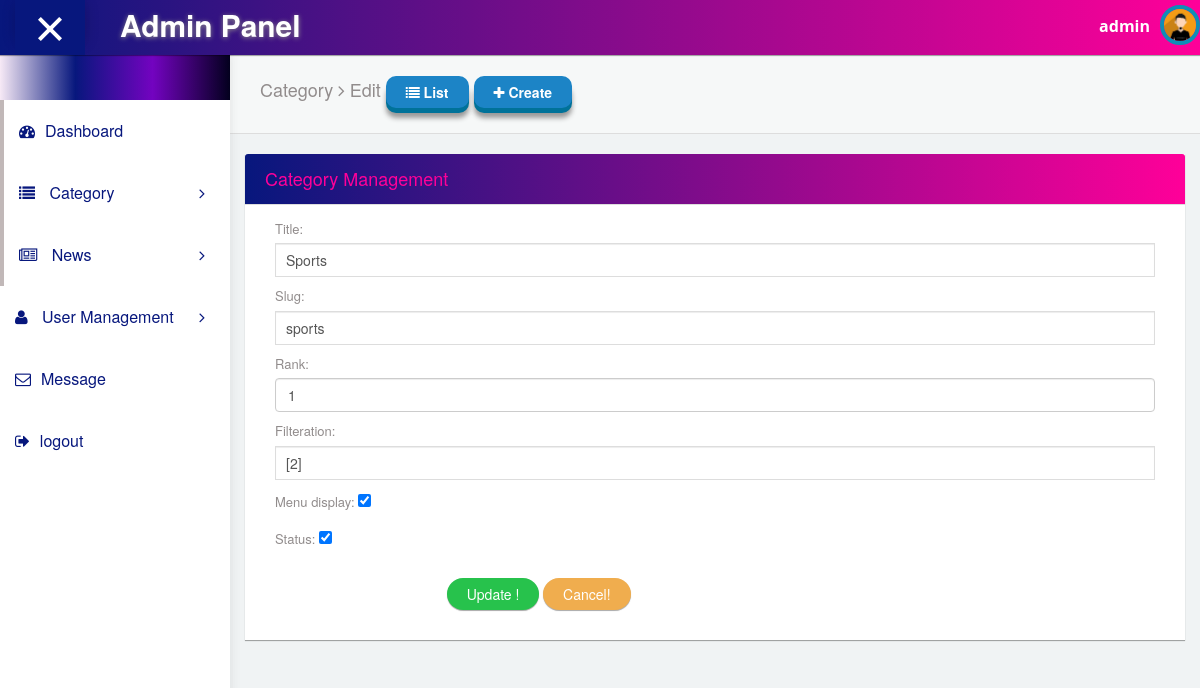
/backend/crud/category/1/edit (signed in), run on the app's committed database.
### newsportal/models.py (models this page shows, shortened)
class Category(Cat):
    objects = CategoryManager()
    class Meta:
        db_table = 'category'

### newsportal/views.py (the view)
# urls.py: path('category/<int:id>/edit',views.edit_category, name='edit_category'),
@login_required(login_url='signin')
def edit_category(request, id, ):
    category = Category.objects.get(pk=id)
    form=CategoryForm(request.POST or None,request.FILES or None, instance=category)
    if form.is_valid():
        form.save()
        messages.add_message(request,messages.SUCCESS,"Category Updated Successfully")
        return redirect('list_category')
    context = {
        'forms':form
    }
    return render(request, 'backend/category/edit.html',context)

### newsportal/forms.py
class CategoryForm(forms.ModelForm):
    title = forms.CharField(widget=forms.TextInput(attrs={'class':'form-control','id':'title','placeholder':'Category Title','title':'Please ENter your Title'}))
    slug = forms.CharField(widget=forms.TextInput(attrs={'class':'form-control','id':'slug','placeholder':'Category slug','title':'Please ENter your Slug'}))
    rank = forms.CharField(widget=forms.NumberInput(attrs={'class':'form-control','placeholder':'Rank','title':'Please ENter your Rank'}))
    filteration = forms.CharField(widget=forms.TextInput(attrs={'class': 'form-control', 'placeholder': 'Rank', 'title': 'Please ENter your Rank'}))
    class Meta:
            model = Category
            fields = ['title','slug','rank','filteration','menu_display','status' ]

### templates/backend/category/edit.html (shortened to what this page needs)
{% extends "backend/master/master.html" %}
{% block content %}
<div id="content">
        <div class="panel box-shadow-none content-header">
          <div class="panel-body">
            <div class="col-md-12">
                <h4 class="animated fadeInLeft">
                    Category <span class="fa-angle-right fa"></span> Edit
                    <a href="{% url 'list_category' %}" class="btn btn-3d btn-primary"><span class="fa fa-list"></span> List</a>
                    <a href="{% url 'create_category' %}" class="btn btn-3d btn-primary"><span class="fa fa-plus"></span> Create</a>
                </h4>
            </div>
          </div>
        </div>
        <div class="form-element">
          <div class="col-md-12 padding-0">
            <div class="col-md-12">
              <div class="panel form-element-padding">
                <div class="panel-heading">
                 <h4>Category Management</h4>
                </div>
                 <div class="panel-body" style="padding-bottom:30px;">
                  <div class="col-md-12">
                    <form action="" method="POST" id="form" novalidate="">
                        {{forms.as_p}}
                        <div class="form-group">
                            <div class="col-sm-2">
                            </div>
                            <div class="col-sm-10">
                            <input type="submit" class="btn ripple-infinite  btn-round  btn-success" value="Update !">
                              <input type="reset" class="btn ripple-infinite  btn-round  btn-warning" value="Cancel!">
                            </div>
                          </div>
                    </form>
                      </div>
                  </div>
                </div>
              </div>
            </div>
          </div>
      </div>
    </div>
{% endblock %}

### templates/backend/master/master.html (shortened to what this page needs)
<!DOCTYPE html>
{% load static %}
<html lang="en">
<head>
  <link rel="stylesheet" type="text/css" href="{% static 'asset/css/bootstrap.min.css' %}">
  <link rel="stylesheet" type="text/css" href="{% static 'asset/css/plugins/font-awesome.min.css' %}"/>
  <link rel="stylesheet" type="text/css" href="{% static 'asset/css/plugins/datatables.bootstrap.min.css' %}"/>
  <link rel="stylesheet" type="text/css" href="{% static 'asset/css/plugins/animate.min.css' %}"/>
  <link rel="stylesheet" type="text/css" href="{% static 'asset/css/plugins/nouislider.min.css' %}"/>
  <link rel="stylesheet" type="text/css" href="{% static 'asset/css/plugins/select2.min.css' %}"/>
  <link rel="stylesheet" type="text/css" href="{% static 'asset/css/plugins/ionrangeslider/ion.rangeSlider.css' %}"/>
  <link rel="stylesheet" type="text/css" href="{% static 'asset/css/plugins/ionrangeslider/ion.rangeSlider.skinFlat.css' %}"/>
  <link rel="stylesheet" type="text/css" href="{% static 'asset/css/plugins/bootstrap-material-datetimepicker.css' %}"/>
  <link href="{% static 'asset/css/style.css' %}" rel="stylesheet">
</head>
<body id="mimin" class="dashboard">
        <nav class="navbar navbar-default header navbar-fixed-top">
          <div class="col-md-12 nav-wrapper">
            <div class="navbar-header" style="width:100%;">
              <div class="opener-left-menu is-open">
                <span class="bottom"></span>
              </div>
                <a href="{% url 'dashboard' %}" class="navbar-brand">
                 <b>Admin Panel</b>
                </a>
              <ul class="nav navbar-nav search-nav">
                <li>
                   <div class="search">
                  </div>
                </li>
              </ul>
              <ul class="nav navbar-nav navbar-right user-nav">
                <li class="user-name"><span>{{request.user.username}} </span></li>
                <li class="dropdown avatar-dropdown">
                    <img src="/static/asset/img/avatar.jpg" class="img-circle avatar" alt="user name" data-toggle="dropdown" aria-haspopup="true" aria-expanded="true"/>
                 </li>
              </ul>
            </div>
          </div>
        </nav>
      <div class="container-fluid mimin-wrapper">
            <div id="left-menu">
              <div class="sub-left-menu scroll">
                <ul class="nav nav-list">
                    <li><div class="left-bg"></div></li>
                    <li class="active ripple">
                      <a href="{% url 'dashboard' %}"><span class="fa fa-tachometer"></span>Dashboard</a>
                    </li>
                    <li class="active ripple">
                        <a class="tree-toggle nav-header">
                          <span class="fa fa-list "></span> Category
                          <span class="fa-angle-right fa right-arrow text-right"></span>
                        </a>
                      </li>
                    <li class="active ripple">
                        <a class="tree-toggle nav-header">
                          <span class="fa fa-newspaper-o "></span> News
                          <span class="fa-angle-right fa right-arrow text-right"></span>
                        </a>
                      </li>
                        <li class="ripple">
                          <a class="tree-toggle nav-header">
                            <span class="fa fa-user"></span> User Management
                            <span class="fa-angle-right fa right-arrow text-right"></span>
                          </a>
                        </li>
                    <li class="ripple">
                        <a href="{% url 'list_contactus'%}"><span class="fa fa-envelope-o"></span>Message</a>
                      </li>
                      <li class="ripple">
                          <a href=""><span class="fa-sign-out fa"></span>logout</a>
                        </li>
                  </ul>
                </div>
            </div>
          {% block content %}
               {% endblock %}
</body>
</html>

### data on the page
Category: title "Sports", slug "sports", rank "1", filteration "[2]", menu_display "☑", status "☑"

### other printed values
{{ request.user.username }} "admin"
